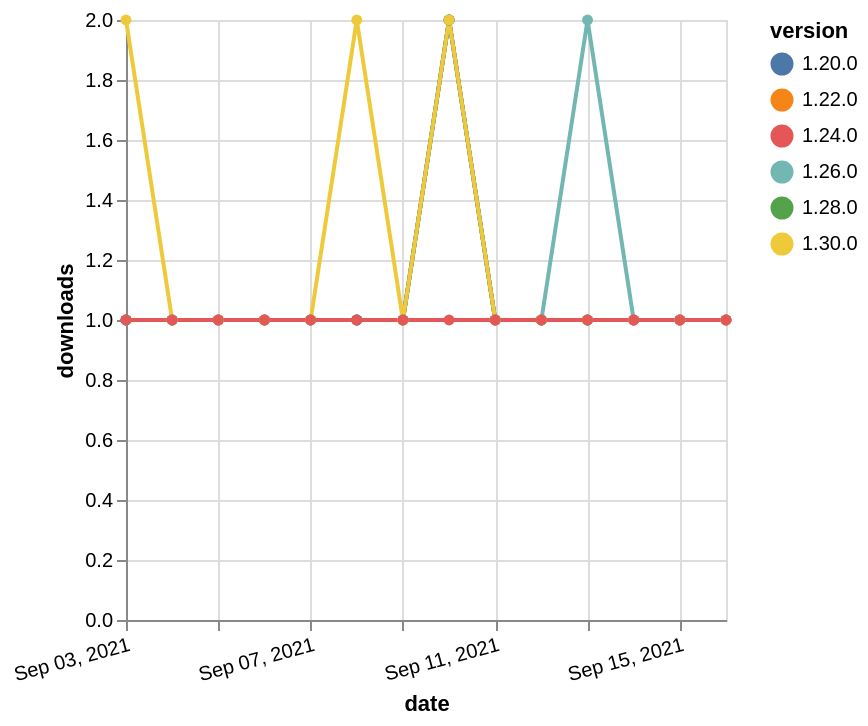

Vega-Lite specification stored for this chart:
### Vega-Lite specification from a JSON file in a GitHub repository (floating-point values rounded to 4 significant figures)
{"$schema": "https://vega.github.io/schema/vega-lite/v5.json", "description": "A simple bar chart with embedded data.", "data": {"values": [{"date": "2021-09-03", "total": 180, "delta": 1, "version": "1.22.0"}, {"date": "2021-09-04", "total": 181, "delta": 1, "version": "1.22.0"}, {"date": "2021-09-05", "total": 182, "delta": 1, "version": "1.22.0"}, {"date": "2021-09-06", "total": 183, "delta": 1, "version": "1.22.0"}, {"date": "2021-09-07", "total": 184, "delta": 1, "version": "1.22.0"}, {"date": "2021-09-08", "total": 185, "delta": 1, "version": "1.22.0"}, {"date": "2021-09-09", "total": 186, "delta": 1, "version": "1.22.0"}, {"date": "2021-09-10", "total": 188, "delta": 2, "version": "1.22.0"}, {"date": "2021-09-11", "total": 189, "delta": 1, "version": "1.22.0"}, {"date": "2021-09-12", "total": 190, "delta": 1, "version": "1.22.0"}, {"date": "2021-09-13", "total": 191, "delta": 1, "version": "1.22.0"}, {"date": "2021-09-14", "total": 192, "delta": 1, "version": "1.22.0"}, {"date": "2021-09-15", "total": 193, "delta": 1, "version": "1.22.0"}, {"date": "2021-09-16", "total": 194, "delta": 1, "version": "1.22.0"}, {"date": "2021-09-03", "total": 170, "delta": 1, "version": "1.28.0"}, {"date": "2021-09-04", "total": 171, "delta": 1, "version": "1.28.0"}, {"date": "2021-09-05", "total": 172, "delta": 1, "version": "1.28.0"}, {"date": "2021-09-06", "total": 173, "delta": 1, "version": "1.28.0"}, {"date": "2021-09-07", "total": 174, "delta": 1, "version": "1.28.0"}, {"date": "2021-09-08", "total": 175, "delta": 1, "version": "1.28.0"}, {"date": "2021-09-09", "total": 176, "delta": 1, "version": "1.28.0"}, {"date": "2021-09-10", "total": 178, "delta": 2, "version": "1.28.0"}, {"date": "2021-09-11", "total": 179, "delta": 1, "version": "1.28.0"}, {"date": "2021-09-12", "total": 180, "delta": 1, "version": "1.28.0"}, {"date": "2021-09-13", "total": 181, "delta": 1, "version": "1.28.0"}, {"date": "2021-09-14", "total": 182, "delta": 1, "version": "1.28.0"}, {"date": "2021-09-15", "total": 183, "delta": 1, "version": "1.28.0"}, {"date": "2021-09-16", "total": 184, "delta": 1, "version": "1.28.0"}, {"date": "2021-09-03", "total": 160, "delta": 1, "version": "1.26.0"}, {"date": "2021-09-04", "total": 161, "delta": 1, "version": "1.26.0"}, {"date": "2021-09-05", "total": 162, "delta": 1, "version": "1.26.0"}, {"date": "2021-09-06", "total": 163, "delta": 1, "version": "1.26.0"}, {"date": "2021-09-07", "total": 164, "delta": 1, "version": "1.26.0"}, {"date": "2021-09-08", "total": 165, "delta": 1, "version": "1.26.0"}, {"date": "2021-09-09", "total": 166, "delta": 1, "version": "1.26.0"}, {"date": "2021-09-10", "total": 168, "delta": 2, "version": "1.26.0"}, {"date": "2021-09-11", "total": 169, "delta": 1, "version": "1.26.0"}, {"date": "2021-09-12", "total": 170, "delta": 1, "version": "1.26.0"}, {"date": "2021-09-13", "total": 172, "delta": 2, "version": "1.26.0"}, {"date": "2021-09-14", "total": 173, "delta": 1, "version": "1.26.0"}, {"date": "2021-09-15", "total": 174, "delta": 1, "version": "1.26.0"}, {"date": "2021-09-16", "total": 175, "delta": 1, "version": "1.26.0"}, {"date": "2021-09-03", "total": 222, "delta": 1, "version": "1.20.0"}, {"date": "2021-09-04", "total": 223, "delta": 1, "version": "1.20.0"}, {"date": "2021-09-05", "total": 224, "delta": 1, "version": "1.20.0"}, {"date": "2021-09-06", "total": 225, "delta": 1, "version": "1.20.0"}, {"date": "2021-09-07", "total": 226, "delta": 1, "version": "1.20.0"}, {"date": "2021-09-08", "total": 227, "delta": 1, "version": "1.20.0"}, {"date": "2021-09-09", "total": 228, "delta": 1, "version": "1.20.0"}, {"date": "2021-09-10", "total": 230, "delta": 2, "version": "1.20.0"}, {"date": "2021-09-11", "total": 231, "delta": 1, "version": "1.20.0"}, {"date": "2021-09-12", "total": 232, "delta": 1, "version": "1.20.0"}, {"date": "2021-09-13", "total": 233, "delta": 1, "version": "1.20.0"}, {"date": "2021-09-14", "total": 234, "delta": 1, "version": "1.20.0"}, {"date": "2021-09-15", "total": 235, "delta": 1, "version": "1.20.0"}, {"date": "2021-09-16", "total": 236, "delta": 1, "version": "1.20.0"}, {"date": "2021-09-03", "total": 111, "delta": 2, "version": "1.30.0"}, {"date": "2021-09-04", "total": 112, "delta": 1, "version": "1.30.0"}, {"date": "2021-09-05", "total": 113, "delta": 1, "version": "1.30.0"}, {"date": "2021-09-06", "total": 114, "delta": 1, "version": "1.30.0"}, {"date": "2021-09-07", "total": 115, "delta": 1, "version": "1.30.0"}, {"date": "2021-09-08", "total": 117, "delta": 2, "version": "1.30.0"}, {"date": "2021-09-09", "total": 118, "delta": 1, "version": "1.30.0"}, {"date": "2021-09-10", "total": 120, "delta": 2, "version": "1.30.0"}, {"date": "2021-09-11", "total": 121, "delta": 1, "version": "1.30.0"}, {"date": "2021-09-12", "total": 122, "delta": 1, "version": "1.30.0"}, {"date": "2021-09-13", "total": 123, "delta": 1, "version": "1.30.0"}, {"date": "2021-09-14", "total": 124, "delta": 1, "version": "1.30.0"}, {"date": "2021-09-15", "total": 125, "delta": 1, "version": "1.30.0"}, {"date": "2021-09-16", "total": 126, "delta": 1, "version": "1.30.0"}, {"date": "2021-09-03", "total": 177, "delta": 1, "version": "1.24.0"}, {"date": "2021-09-04", "total": 178, "delta": 1, "version": "1.24.0"}, {"date": "2021-09-05", "total": 179, "delta": 1, "version": "1.24.0"}, {"date": "2021-09-06", "total": 180, "delta": 1, "version": "1.24.0"}, {"date": "2021-09-07", "total": 181, "delta": 1, "version": "1.24.0"}, {"date": "2021-09-08", "total": 182, "delta": 1, "version": "1.24.0"}, {"date": "2021-09-09", "total": 183, "delta": 1, "version": "1.24.0"}, {"date": "2021-09-10", "total": 184, "delta": 1, "version": "1.24.0"}, {"date": "2021-09-11", "total": 185, "delta": 1, "version": "1.24.0"}, {"date": "2021-09-12", "total": 186, "delta": 1, "version": "1.24.0"}, {"date": "2021-09-13", "total": 187, "delta": 1, "version": "1.24.0"}, {"date": "2021-09-14", "total": 188, "delta": 1, "version": "1.24.0"}, {"date": "2021-09-15", "total": 189, "delta": 1, "version": "1.24.0"}, {"date": "2021-09-16", "total": 190, "delta": 1, "version": "1.24.0"}]}, "width": "container", "mark": {"type": "line", "point": {"filled": true}}, "encoding": {"x": {"field": "date", "type": "temporal", "timeUnit": "yearmonthdate", "title": "date", "axis": {"labelAngle": -15}}, "y": {"field": "delta", "type": "quantitative", "title": "downloads"}, "color": {"field": "version", "type": "nominal"}, "tooltip": {"field": "delta"}}}
